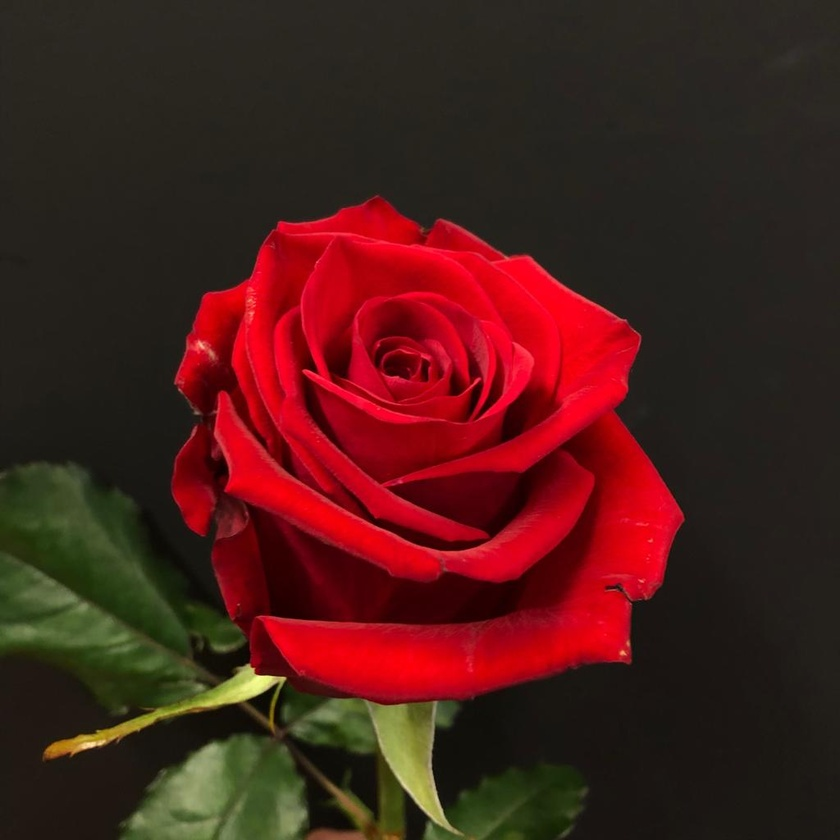
#> input picture Red.jpg, 840 x 840 px, shrunk from 1024 x 1024 before the run
$ python image_process.py
#> lines starting #> are read from the running program, lines starting #| are printed output that depends on the picture; after the words box and inside, x2 and y2 are one past the last pixel; in counts of white or black regions, pixels touching at a corner belong together
import numpy as np
import matplotlib.pyplot as plt
import cv2

img = cv2.imread('Red.jpg', 0)
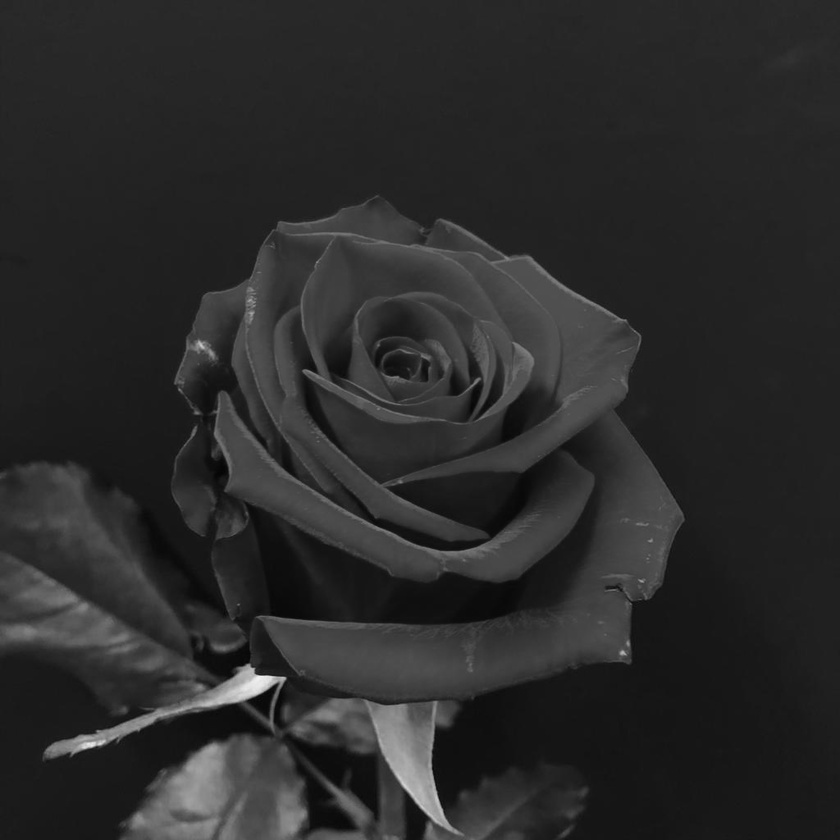
#> img: shape (840, 840); min 4, max 243, mean 42.8


lst = []
for i in range(img.shape[0]):
    for j in range(img.shape[1]):
         lst.append(np.binary_repr(img[i][j] ,width=8))
#> after the loop, lst = 705600 items


eight_bit_img = (np.array([int(i[0]) for i in lst],dtype = np.uint8) * 128).reshape(img.shape[0],img.shape[1])
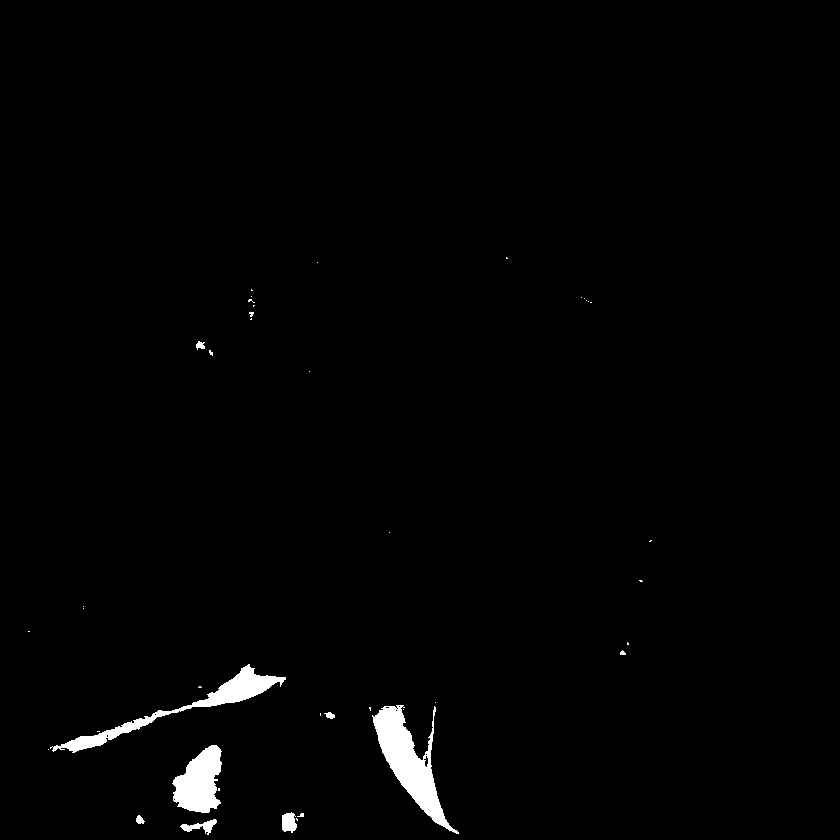
#> eight_bit_img: shape (840, 840); values 0 (black) and 128 (white), 1.3% white; 41 white regions (32 under 20 px), largest, box (x1, y1, x2, y2) and area: (372, 705, 459, 834) 3725, (50, 664, 286, 753) 2715, (172, 745, 222, 813) 2250
seven_bit_img = (np.array([int(i[1]) for i in lst],dtype = np.uint8) * 64).reshape(img.shape[0],img.shape[1])
#> seven_bit_img: shape (840, 840); values 0 (black) and 64 (white), 15.8% white; 237 white regions (194 under 20 px), largest, box (x1, y1, x2, y2) and area: (174, 200, 641, 528) 41778, (213, 391, 583, 578) 12409, (0, 556, 287, 759) 10442
six_bit_img = (np.array([int(i[2]) for i in lst],dtype = np.uint8) * 32).reshape(img.shape[0],img.shape[1])
#> six_bit_img: shape (840, 840); values 0 (black) and 32 (white), 55.3% white; 570 black regions (507 under 20 px), largest, box (x1, y1, x2, y2) and area: (0, 200, 840, 840) 293339, (282, 733, 378, 833) 4632, (44, 467, 181, 629) 3938
five_bit_img = (np.array([int(i[3]) for i in lst],dtype = np.uint8) * 16).reshape(img.shape[0],img.shape[1])
#> five_bit_img: shape (840, 840); values 0 (black) and 16 (white), 41.3% white; 878 white regions (801 under 20 px), largest, box (x1, y1, x2, y2) and area: (0, 224, 840, 840) 275436, (467, 235, 606, 377) 2285, (352, 218, 479, 281) 1878
four_bit_img = (np.array([int(i[4]) for i in lst],dtype = np.uint8) * 8).reshape(img.shape[0],img.shape[1])
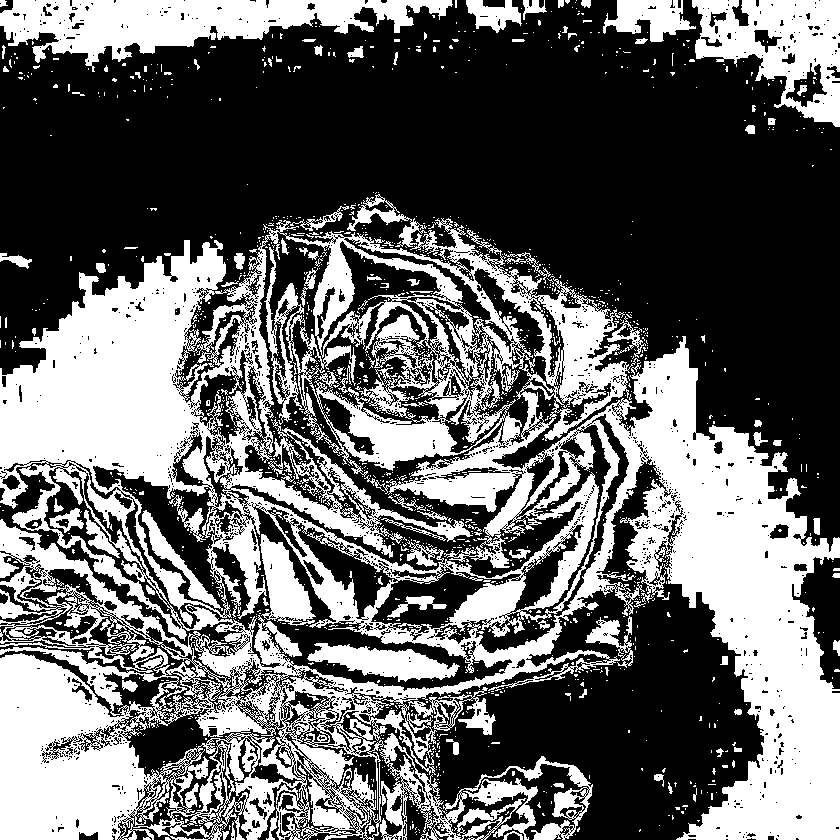
#> four_bit_img: shape (840, 840); values 0 (black) and 8 (white), 40.1% white; 1498 white regions (1379 under 20 px), largest, box (x1, y1, x2, y2) and area: (0, 218, 840, 840) 230916, (0, 0, 453, 72) 15425, (692, 0, 840, 127) 10072
three_bit_img = (np.array([int(i[5]) for i in lst],dtype = np.uint8) * 4).reshape(img.shape[0],img.shape[1])
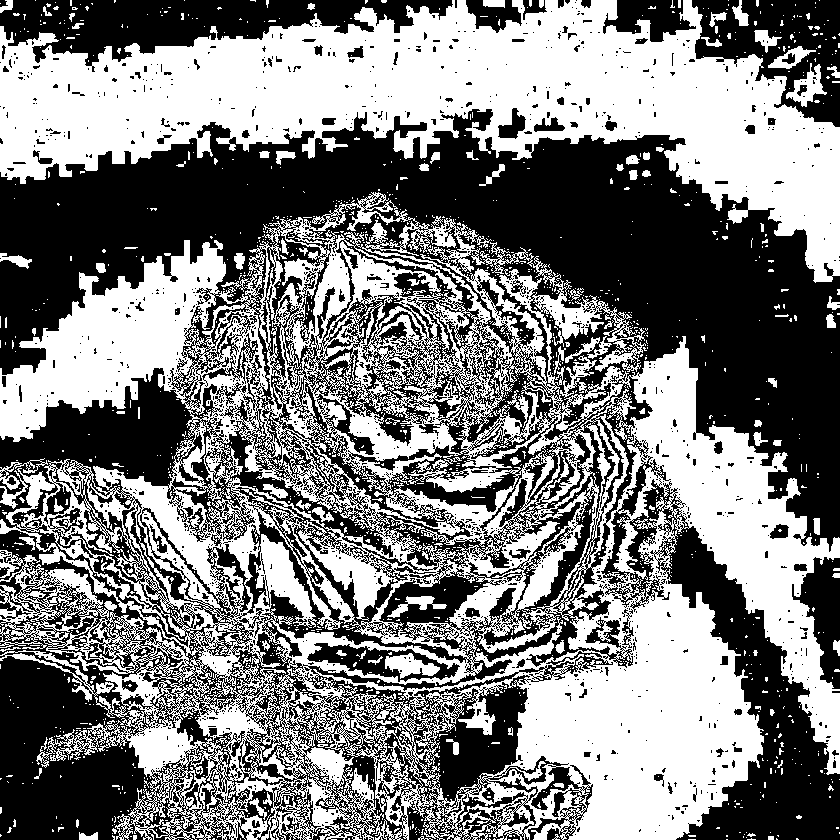
#> three_bit_img: shape (840, 840); values 0 (black) and 4 (white), 49.4% white; 1662 white regions (1554 under 20 px), largest, box (x1, y1, x2, y2) and area: (0, 192, 840, 840) 234950, (0, 0, 840, 283) 99263, (385, 653, 440, 679) 753
two_bit_img = (np.array([int(i[6]) for i in lst],dtype = np.uint8) * 2).reshape(img.shape[0],img.shape[1])
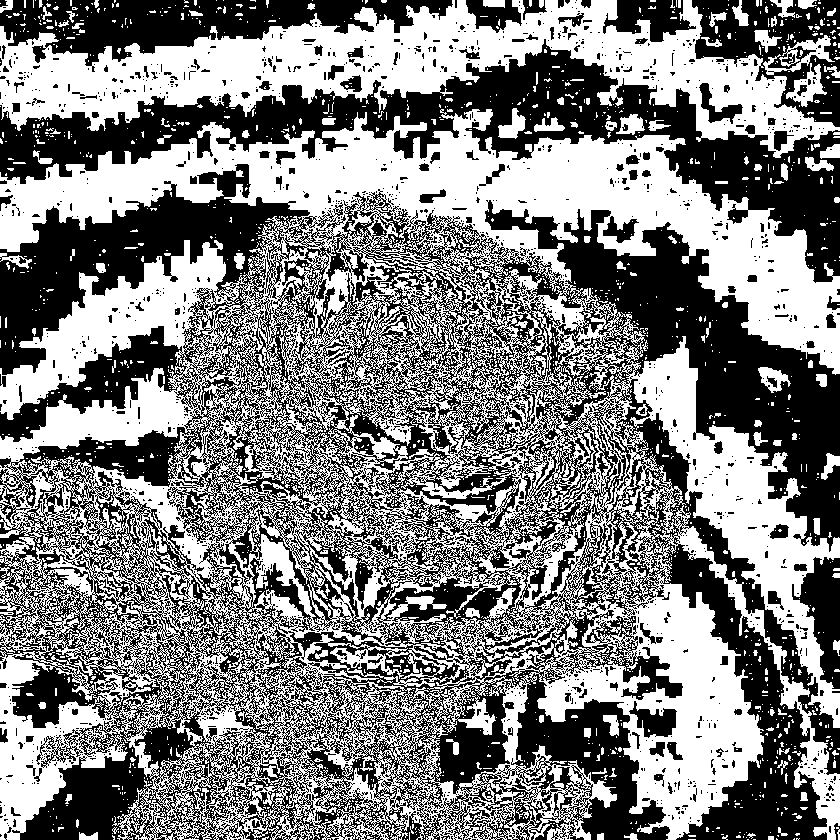
#> two_bit_img: shape (840, 840); values 0 (black) and 2 (white), 50.3% white; 2109 black regions (1948 under 20 px), largest, box (x1, y1, x2, y2) and area: (0, 164, 840, 840) 258412, (0, 39, 840, 283) 45716, (0, 0, 453, 72) 14924
one_bit_img = (np.array([int(i[7]) for i in lst],dtype = np.uint8) * 1).reshape(img.shape[0],img.shape[1])
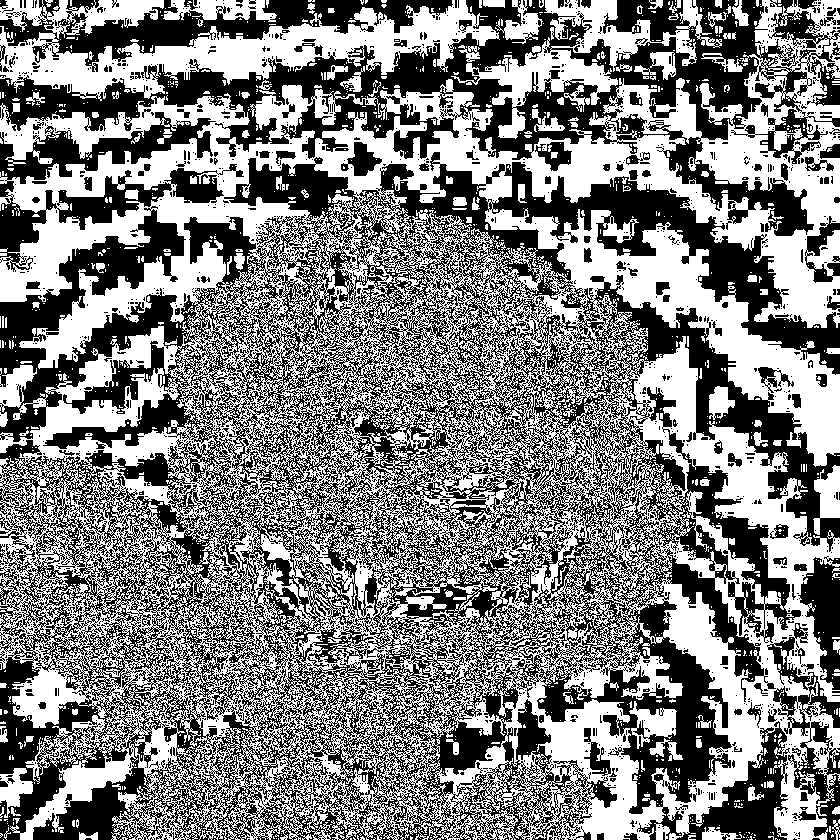
#> one_bit_img: shape (840, 840); values 0 (black) and 1 (white), 50.5% white; 2241 black regions (2101 under 20 px), largest, box (x1, y1, x2, y2) and area: (0, 152, 840, 840) 247885, (0, 0, 840, 236) 50694, (0, 112, 244, 272) 11048


plt.subplot(4, 2, 1)
plt.title('Eight Bit')
plt.imshow(eight_bit_img, cmap = 'gray')

plt.subplot(4, 2, 2)
plt.title('Seven Bit')
plt.imshow(seven_bit_img, cmap = 'gray')

plt.subplot(4, 2, 3)
plt.title('Six Bit')
plt.imshow(six_bit_img, cmap = 'gray')

plt.subplot(4, 2, 4)
plt.title('Fifth Bit')
plt.imshow(five_bit_img, cmap = 'gray')

plt.subplot(4, 2, 5)
plt.title('Four Bit')
plt.imshow(four_bit_img, cmap = 'gray')

plt.subplot(4, 2, 6)
plt.title('Three Bit')
plt.imshow(three_bit_img, cmap = 'gray')


plt.subplot(4, 2, 7)
plt.title('Two Bit')
plt.imshow(two_bit_img, cmap = 'gray')

plt.subplot(4, 2, 8)
plt.title('One Bit')
plt.imshow(one_bit_img, cmap = 'gray')

plt.show()
cv2.waitKey(0)
